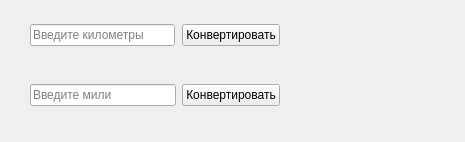
<?xml version="1.0" encoding="UTF-8"?>
<ui version="4.0">
 <class>MainWindow</class>
 <widget class="QWidget" name="MainWindow">
  <property name="geometry">
   <rect>
    <x>0</x>
    <y>0</y>
    <width>465</width>
    <height>142</height>
   </rect>
  </property>
  <property name="sizePolicy">
   <sizepolicy hsizetype="Fixed" vsizetype="Fixed">
    <horstretch>0</horstretch>
    <verstretch>0</verstretch>
   </sizepolicy>
  </property>
  <property name="windowTitle">
   <string>Конвертер расстояний</string>
  </property>
  <widget class="QWidget" name="gridLayoutWidget">
   <property name="geometry">
    <rect>
     <x>30</x>
     <y>20</y>
     <width>401</width>
     <height>41</height>
    </rect>
   </property>
   <layout class="QGridLayout" name="gridLayout" columnstretch="3,2,3">
    <property name="bottomMargin">
     <number>11</number>
    </property>
    <property name="horizontalSpacing">
     <number>7</number>
    </property>
    <item row="0" column="0">
     <widget class="QLineEdit" name="txt_km_input">
      <property name="placeholderText">
       <string>Введите километры</string>
      </property>
     </widget>
    </item>
    <item row="0" column="1">
     <widget class="QPushButton" name="btn_convert_to_miles">
      <property name="text">
       <string>Конвертировать</string>
      </property>
     </widget>
    </item>
    <item row="0" column="2">
     <widget class="QLabel" name="result_label_miles"/>
    </item>
   </layout>
  </widget>
  <widget class="QWidget" name="gridLayoutWidget_2">
   <property name="geometry">
    <rect>
     <x>30</x>
     <y>80</y>
     <width>401</width>
     <height>31</height>
    </rect>
   </property>
   <layout class="QGridLayout" name="gridLayout_2" columnstretch="3,2,3">
    <item row="0" column="0">
     <widget class="QLineEdit" name="txt_miles_input">
      <property name="placeholderText">
       <string>Введите мили</string>
      </property>
     </widget>
    </item>
    <item row="0" column="1">
     <widget class="QPushButton" name="btn_convert_to_km">
      <property name="sizePolicy">
       <sizepolicy hsizetype="Fixed" vsizetype="Fixed">
        <horstretch>0</horstretch>
        <verstretch>0</verstretch>
       </sizepolicy>
      </property>
      <property name="text">
       <string>Конвертировать</string>
      </property>
     </widget>
    </item>
    <item row="0" column="2">
     <widget class="QLabel" name="result_label_km">
      <property name="sizePolicy">
       <sizepolicy hsizetype="Preferred" vsizetype="Preferred">
        <horstretch>0</horstretch>
        <verstretch>0</verstretch>
       </sizepolicy>
      </property>
     </widget>
    </item>
   </layout>
  </widget>
 </widget>
 <resources/>
 <connections/>
</ui>
